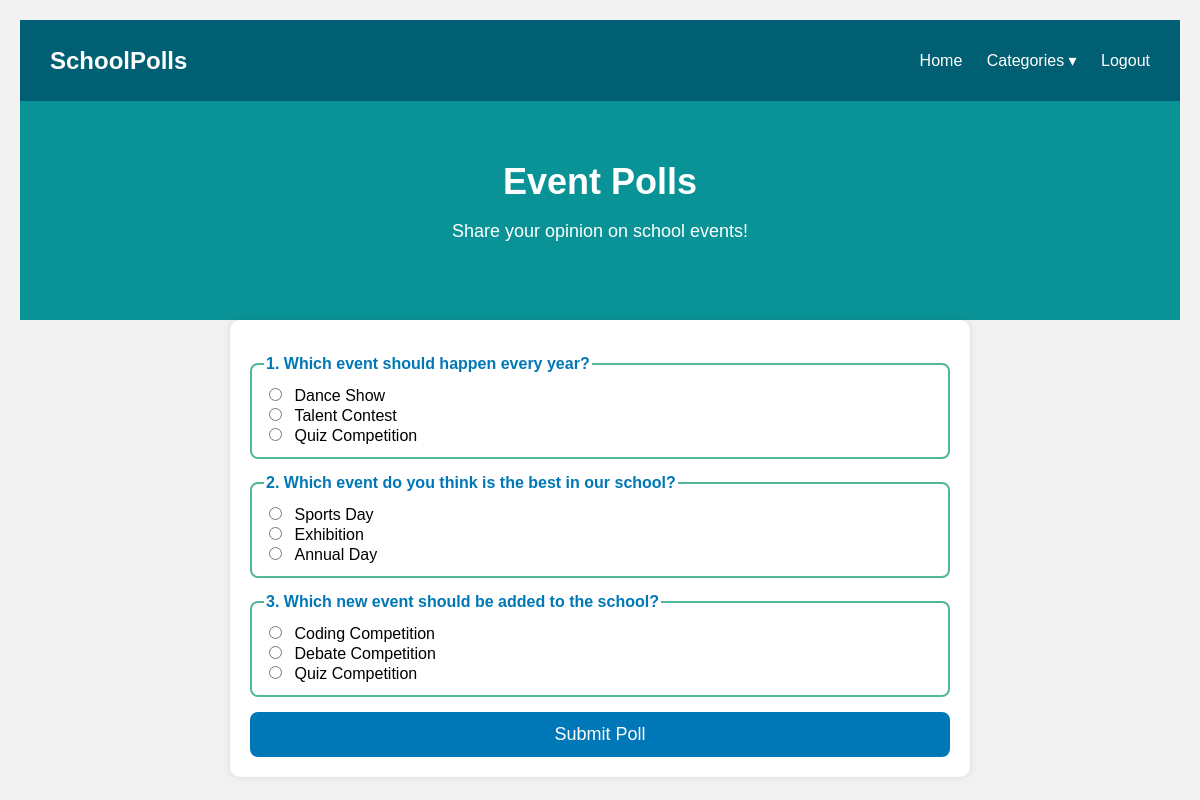
Screenshot of /events/ with the database file from the repository.
### pollapp/models.py (models this page shows, shortened)
class PollQuestion(models.Model):
    question = models.CharField(max_length=255)
    category = models.CharField(max_length=50)

class PollOption(models.Model):
    question = models.ForeignKey(PollQuestion, on_delete=models.CASCADE, related_name="options")
    option_text = models.CharField(max_length=200)

### pollapp/views.py (the view)
# urls.py: path('events/', views.events_view, name='events'),
def events_view(request):
    questions = PollQuestion.objects.filter(category='event')
    return render(request, 'event.html', {'questions': questions})

### pollapp/templates/event.html (shortened to what this page needs)
{% load static %}
<!DOCTYPE html>
<html lang="en">
<head>
    <link rel="stylesheet" href="{% static 'academic_subject.css'%}">
    <link rel="stylesheet" href="{% static 'styleee.css' %}">
</head>
<body>
    <nav class="navbar">
        <div class="logo">SchoolPolls</div>
        <ul class="nav-links">
            <li><a href="{% url 'home' %}">Home</a></li>
             <li class="dropdown">
                <a href="#" class="dropbtn">Categories ▾</a>
            </li>
            <li><a href="{% url 'login' %}">Logout</a></li>
        </ul>
    </nav>
    <header class="header-banner">
        <h1>Event Polls</h1>
        <p>Share your opinion on school events!</p>
    </header>
<form class="poll-form"id="pollForm" method="POST">
      {% for q in questions %}
    <fieldset>
        <legend>{{ forloop.counter }}. {{ q.question}}</legend>
         {% for option in q.options.all %}
        <div>
            <input type="radio"
                name="q{{q.id}}"
                value="{{option.option_text}}">
                <label>{{option.option_text}}</label>
        </div>
        {% endfor %}
    </fieldset>
    {% endfor %}
<button type="submit" class="submit-btn">Submit Poll</button>
</form>
</body>
</html>

### pollapp/static/academic_subject.css (style rules this page uses)
body { margin: 0; font-family: Arial, sans-serif; background: #eef2f3; padding: 20px; }
.poll-form { max-width: 700px; margin: 0 auto; background: white; padding: 20px; border-radius: 10px; box-shadow: 0 0 8px rgba(0,0,0,0.1); }
fieldset { border: 2px solid #52b69a; margin: 15px 0; padding: 12px; border-radius: 8px; }
legend { font-weight: bold; color: #0077b6; }
input[type="radio"] { margin-right: 8px; }
label { margin-right: 18px; font-size: 16px; cursor: pointer; }
.submit-btn { display: block; width: 100%; padding: 12px; background: #0077b6; color: #fff; font-size: 18px; border: none; border-radius: 8px; cursor: pointer; }

### pollapp/static/styleee.css (style rules this page uses)
body { margin: 0; font-family: Arial, sans-serif; background: #f2f2f2; }
.navbar { display: flex; justify-content: space-between; align-items: center; background: #005f73; padding: 15px 30px; color: #fff; }
.navbar .logo { font-size: 24px; font-weight: bold; }
.nav-links { list-style: none; }
.nav-links li { display: inline; margin-left: 20px; }
.nav-links a { text-decoration: none; color: #fff; font-size: 16px; }
.dropdown .dropbtn { cursor: pointer; }
.header-banner { text-align: center; background: #0a9396; color: #fff; padding: 60px 0; }
.header-banner h1 { margin: 0; font-size: 36px; }
.header-banner p { font-size: 18px; }

### rows the page displays
PollQuestion: question "Which event should happen every year?"
PollOption: option_text "Dance Show"
PollOption: option_text "Talent Contest"
PollOption: option_text "Quiz Competition"
PollQuestion: question "Which event do you think is the best in our school?"
PollOption: option_text "Sports Day"
PollOption: option_text "Exhibition"
PollOption: option_text "Annual Day"
PollQuestion: question "Which new event should be added to the school?"
PollOption: option_text "Coding Competition"
PollOption: option_text "Debate Competition"
PollOption: option_text "Quiz Competition"
